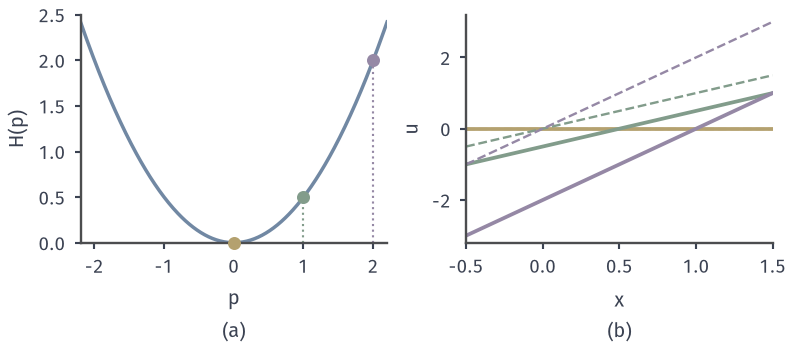

Here is the Python script that generated this plot:
from pathlib import Path
import sys
ROOT = next(p for p in Path(__file__).resolve().parents if (p/"build.sh").is_file() and (p/"tex/book.tex").is_file())
sys.path.insert(0, str(ROOT/"figures/06-differential-equations/02-partial-differential-equations/matplotlib/hj-common"))
from hj_common import *
HERE = Path(__file__).resolve().parent
# Target: H(p)=p^2/2; the plane solution u=p x-t H(p) falls at rate H(p), independent of position.
fig, axs = figure(width_mm=112, height_mm=50, ncols=2)
ax=axs[0]; style(ax)
P=np.linspace(-2.2,2.2,401); ax.plot(P,P**2/2,color=BLUE,lw=1.4)
cols=[YELLOW,GREEN,PURPLE]; ps=[0,1,2]
for p,col in zip(ps,cols):
    ax.plot([p],[p*p/2],'o',ms=4.2,color=col,zorder=5,clip_on=False)
    ax.plot([p,p],[0,p*p/2],color=col,lw=.85,ls=':')
ax.set_xlim(-2.2,2.2); ax.set_ylim(0,2.5); ax.set_xticks([-2,-1,0,1,2]); ax.set_ylabel('$H(p)$'); sub(ax,'a','$p$')
ax=axs[1]; style(ax)
X=np.linspace(-.5,1.5,5)
for p,col in zip(ps,cols):
    ax.plot(X,p*X,color=col,lw=.95,ls='--')
    ax.plot(X,p*X-p*p/2,color=col,lw=1.5)
ax.set_xlim(-.5,1.5); ax.set_ylim(-3.2,3.2); ax.set_xticks([-.5,0,.5,1,1.5]); ax.set_ylabel('$u$'); sub(ax,'b','$x$')
save(fig,HERE,'figure',{'formula':'u=p x-t p^2/2, p=0,1,2; dashed t=0, solid t=1'})
